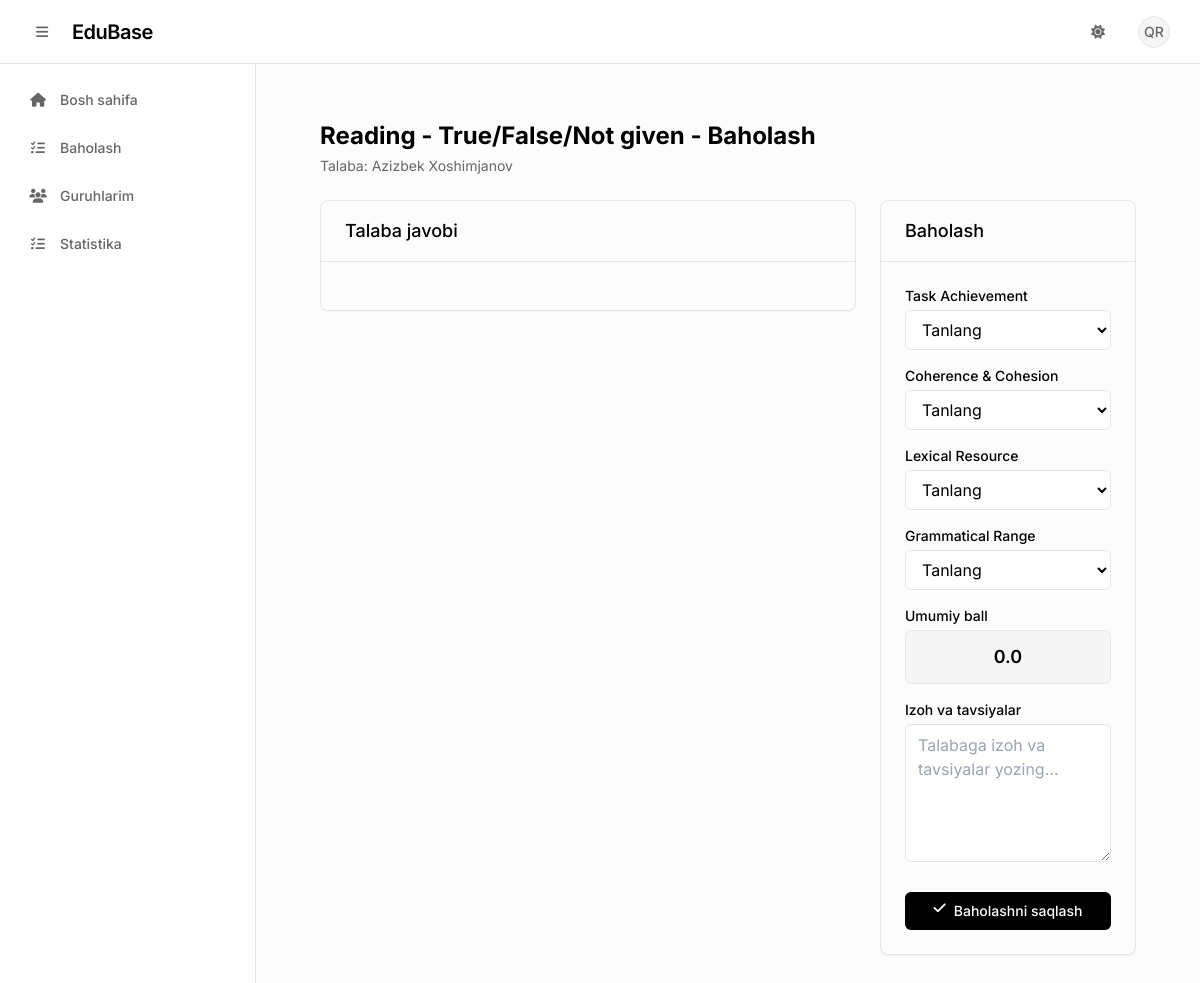
Page /attempts/review/48/ (signed in) on the committed database.
### attempts/models.py (models this page shows, shortened)
class Attempt(models.Model):
    STATUS_CHOICES = [
        ('in_progress', 'In Progress'),
        ('submitted', 'Submitted'),
        ('completed', 'Completed'),
    ]
    exam = models.ForeignKey(Exam, on_delete=models.CASCADE, related_name='attempts')
    student = models.ForeignKey(User, on_delete=models.CASCADE, related_name='attempts')
    group = models.ForeignKey(Group, on_delete=models.CASCADE, null=True, blank=True)
    status = models.CharField(max_length=20, choices=STATUS_CHOICES, default='in_progress')
    reading_score = models.FloatField(null=True, blank=True)
    listening_score = models.FloatField(null=True, blank=True)
    writing_score = models.FloatField(null=True, blank=True)
    speaking_score = models.FloatField(null=True, blank=True)
    total_score = models.FloatField(null=True, blank=True)
    correct_count = models.IntegerField(null=True, blank=True)
    incorrect_count = models.IntegerField(null=True, blank=True)
    answers = models.TextField(blank=True, help_text="JSON format answers")
    started_at = models.DateTimeField(auto_now_add=True)
    submitted_at = models.DateTimeField(null=True, blank=True)
    completed_at = models.DateTimeField(null=True, blank=True)
    created_at = models.DateTimeField(auto_now_add=True)
    class Meta:
        unique_together = ['exam', 'student']

### exams/models.py (models this page shows, shortened)
class Exam(models.Model):
    LISTENING = "listening"
    READING = "reading"
    WRITING = "writing"
    SPEAKING = "speaking"
    SECTION_TYPES = [
        (LISTENING, "Listening"),
        (READING, "Reading"),
        (WRITING, "Writing"),
        (SPEAKING, "Speaking"),
    ]
    title = models.CharField(max_length=255)
    section_type = models.CharField(max_length=20, choices=SECTION_TYPES)
    description = models.TextField(blank=True)
    time_limit = models.PositiveIntegerField(default=60, help_text="Time in minutes")
    is_published = models.BooleanField(default=False)
    created_at = models.DateTimeField(auto_now_add=True)

### attempts/views.py (the view, shortened to what this page needs)
# urls.py: path('review/<int:attempt_id>/', views.review_attempt, name='review_attempt'),
@login_required
def review_attempt(request, attempt_id):
    attempt = get_object_or_404(Attempt, id=attempt_id)
    if request.user.profile.role != 'mentor':
        messages.error(request, 'Faqat mentorlar baholash qila oladi.')
        return redirect('exams:exam_list')
    answers = {}
    if attempt.answers:
        try:
            answers = json.loads(attempt.answers)
        except json.JSONDecodeError:
            answers = {}
    audio_files = {}
    if attempt.exam.section_type == 'speaking':
        for audio in attempt.audio_files.all():
            audio_files[audio.part_id] = audio.audio_file
    writing_tasks = []
    band_scores = [i * 0.5 for i in range(19)]
    context = {
        "attempt": attempt,
        "answers": answers,
        "audio_files": audio_files,
        "band_scores": band_scores,
        "writing_tasks": writing_tasks,  # ✅ endi dict list
    }
    return render(request, "attempts/review_attempt.html", context)

### templates/attempts/review_attempt.html (shortened to what this page needs)
{% extends 'base.html' %}
{% block content %}
<div class="py-6">
  <div class="px-4 sm:px-6 lg:px-8">
    <div class="mb-6">
      <h1 class="text-2xl font-bold text-foreground">{{ attempt.exam.title }} - Baholash</h1>
      <p class="mt-1 text-sm text-muted-foreground">Talaba:
        {{ attempt.student.get_full_name|default:attempt.student.username }}</p>
    </div>
    <div class="grid grid-cols-1 lg:grid-cols-3 gap-6">
      <div class="lg:col-span-2">
        <div class="bg-card border border-border rounded-lg overflow-hidden shadow-sm">
          <div class="px-6 py-4 border-b border-border">
            <h3 class="text-lg font-medium text-foreground">Talaba javobi</h3>
          </div>
          <div class="p-6">
          </div>
        </div>
      </div>
      <div>
        <div class="bg-card border border-border rounded-lg overflow-hidden shadow-sm">
          <div class="px-6 py-4 border-b border-border">
            <h3 class="text-lg font-medium text-foreground">Baholash</h3>
          </div>
          <div class="p-6">
            <form method="post">
              <div class="space-y-4">
                <div>
                  <label class="block text-sm font-medium text-foreground mb-1">Task Achievement</label>
                  <select
                    class="w-full px-3 py-2 border border-border rounded-md bg-background text-foreground focus:outline-none focus:ring-2 focus:ring-foreground focus:border-foreground"
                    name="task_achievement" required>
                    <option value="">Tanlang</option>
                  </select>
                </div>
                <div>
                  <label class="block text-sm font-medium text-foreground mb-1">Coherence & Cohesion</label>
                  <select
                    class="w-full px-3 py-2 border border-border rounded-md bg-background text-foreground focus:outline-none focus:ring-2 focus:ring-foreground focus:border-foreground"
                    name="coherence_cohesion" required>
                    <option value="">Tanlang</option>
                  </select>
                </div>
                <div>
                  <label class="block text-sm font-medium text-foreground mb-1">Lexical Resource</label>
                  <select
                    class="w-full px-3 py-2 border border-border rounded-md bg-background text-foreground focus:outline-none focus:ring-2 focus:ring-foreground focus:border-foreground"
                    name="lexical_resource" required>
                    <option value="">Tanlang</option>
                  </select>
                </div>
                <div>
                  <label class="block text-sm font-medium text-foreground mb-1">Grammatical Range</label>
                  <select
                    class="w-full px-3 py-2 border border-border rounded-md bg-background text-foreground focus:outline-none focus:ring-2 focus:ring-foreground focus:border-foreground"
                    name="grammatical_range" required>
                    <option value="">Tanlang</option>
                  </select>
                </div>
                <div>
                  <label class="block text-sm font-medium text-foreground mb-1">Umumiy ball</label>
                  <div class="bg-muted border border-border rounded-md p-3">
                    <p class="text-lg font-semibold text-foreground text-center" id="total-score">0.0</p>
                  </div>
                </div>
                <div>
                  <label class="block text-sm font-medium text-foreground mb-1">Izoh va tavsiyalar</label>
                  <textarea
                    class="w-full px-3 py-2 border border-border rounded-md bg-background text-foreground focus:outline-none focus:ring-2 focus:ring-foreground focus:border-foreground"
                    name="feedback" rows="5" required placeholder="Talabaga izoh va tavsiyalar yozing..."></textarea>
                </div>
              </div>
              <div class="mt-6">
                <button type="submit"
                  class="w-full flex justify-center py-2 px-4 border border-transparent rounded-md text-sm font-medium text-background bg-foreground hover:bg-foreground/90 focus:outline-none focus:ring-2 focus:ring-offset-2 focus:ring-foreground transition-colors">
                  <i class="fas fa-check mr-2"></i> Baholashni saqlash
                </button>
              </div>
            </form>
          </div>
        </div>
      </div>
    </div>
  </div>
</div>
{% endblock %}

### templates/base.html (shortened to what this page needs)
<!DOCTYPE html>
<html lang="uz" class="h-full">
<head>
  <script src="https://cdn.tailwindcss.com"></script>
  <link rel="stylesheet" href="https://cdnjs.cloudflare.com/ajax/libs/font-awesome/6.4.0/css/all.min.css">
</head>
<body class="bg-background text-foreground h-full antialiased">
  <nav
    class="fixed top-0 inset-x-0 h-16 bg-background/95 backdrop-blur supports-[backdrop-filter]:bg-background/60 border-b border-border z-30 flex items-center justify-between px-4 sm:px-6">
    <div class="flex items-center space-x-3">
      <button id="sidebarToggle"
        class="inline-flex items-center justify-center h-9 w-9 rounded-lg text-muted-foreground hover:bg-muted hover:text-foreground transition-colors focus:outline-none focus:ring-2 focus:ring-accent focus:ring-offset-2">
        <i class="fas fa-bars text-sm"></i>
      </button>
      <a href="{% url 'dashboard' %}" class="font-sans font-semibold text-xl tracking-tight text-foreground">EduBase</a>
    </div>
    <div class="flex items-center space-x-2 sm:space-x-4">
      <button id="themeToggle"
        class="inline-flex items-center justify-center h-9 w-9 rounded-lg text-muted-foreground hover:bg-muted hover:text-foreground transition-colors focus:outline-none focus:ring-2 focus:ring-accent focus:ring-offset-2">
        <i class="fas fa-sun block dark:hidden text-sm"></i>
      </button>
      {% if user.is_authenticated %}
      <div class="relative">
        <button id="userBtn"
          class="flex items-center space-x-2 p-1.5 rounded-lg hover:bg-muted transition-colors focus:outline-none focus:ring-2 focus:ring-accent focus:ring-offset-2">
          <div
            class="h-8 w-8 rounded-full bg-muted text-muted-foreground flex items-center justify-center text-sm font-medium border border-border">
            {{ user.first_name|first|upper }}{{ user.last_name|first|upper }}
          </div>
        </button>
      </div>
      {% endif %}
    </div>
  </nav>
  <div class="flex pt-16 h-full">
    <div class="layout-container w-full">
      {% if user.is_authenticated %}
      <div id="sidebarWrapper" class="sidebar-wrapper hidden">
        <aside id="sidebar" class="sidebar-transition bg-background border-r border-border w-full h-full sidebar-hidden"
          data-collapsed="false">
          <nav class="flex-1 p-4 space-y-2">
            {% with request.resolver_match.url_name as url_name %}
            {% if user.profile.role == 'mentor' %}
            <a href="{% url 'mentor_dashboard' %}"
              class="group relative flex items-center px-3 py-2.5 rounded-lg text-sm font-medium transition-all duration-200 {% if url_name == 'mentor_dashboard' %}bg-muted text-foreground{% else %}text-muted-foreground hover:bg-muted hover:text-foreground{% endif %}">
              <i class="fas fa-home w-5 text-center"></i>
              <span class="sidebar-label ml-3">Bosh sahifa</span>
            </a>
            <a href="{% url 'pending_reviews' %}"
              class="group relative flex items-center px-3 py-2.5 rounded-lg text-sm font-medium transition-all duration-200 {% if url_name == 'pending_reviews' %}bg-muted text-foreground{% else %}text-muted-foreground hover:bg-muted hover:text-foreground{% endif %}">
              <i class="fas fa-tasks w-5 text-center"></i>
              <span class="sidebar-label ml-3">Baholash</span>
            </a>
            <a href="{% url 'mentor_groups' %}"
              class="group relative flex items-center px-3 py-2.5 rounded-lg text-sm font-medium transition-all duration-200 {% if url_name == 'mentor_groups' %}bg-muted text-foreground{% else %}text-muted-foreground hover:bg-muted hover:text-foreground{% endif %}">
              <i class="fas fa-users w-5 text-center"></i>
              <span class="sidebar-label ml-3">Guruhlarim</span>
            </a>
            <a href="{% url 'pending_reviews' %}"
              class="group relative flex items-center px-3 py-2.5 rounded-lg text-sm font-medium transition-all duration-200 {% if url_name == 'pending_reviews' %}bg-muted text-foreground{% else %}text-muted-foreground hover:bg-muted hover:text-foreground{% endif %}">
              <i class="fas fa-tasks w-5 text-center"></i>
              <span class="sidebar-label ml-3">Statistika</span>
            </a>
            {% endif %}
            {% endwith %}
          </nav>
        </aside>
      </div>
      {% endif %}
      <div class="main-content-wrapper">
        <main class="main-content">
          <div class="page-content h-full overflow-y-auto p-6 sm:p-8 bg-muted/30">
            <div class="mx-auto">
              {% block content %}{% endblock %}
            </div>
          </div>
        </main>
      </div>
    </div>
  </div>
</body>
</html>

### templates/base.html (style rules this page uses)
:root { font-family: "Inter", system-ui, sans-serif; }
.sidebar-transition { transition: transform 0.2s cubic-bezier(0.4, 0, 0.2, 1); }
.page-content { opacity: 0; transform: translateY(10px); animation: fadeInUp 0.2s ease forwards; }
.layout-container { display: flex; height: calc(100vh - 64px); position: relative; }
.sidebar-wrapper { flex-shrink: 0; width: 256px; transition: width 0.2s cubic-bezier(0.4, 0, 0.2, 1); }
.main-content-wrapper { flex: 1; min-width: 0; overflow: hidden; }
.main-content { height: 100%; overflow-y: auto; }

### rows in the picture
Attempt: exam "Reading - True/False/Not given", student.get_full_name "Azizbek Xoshimjanov"

### other values in the picture
{{ user.first_name|first|upper }} "Q"
{{ user.last_name|first|upper }} "R"
